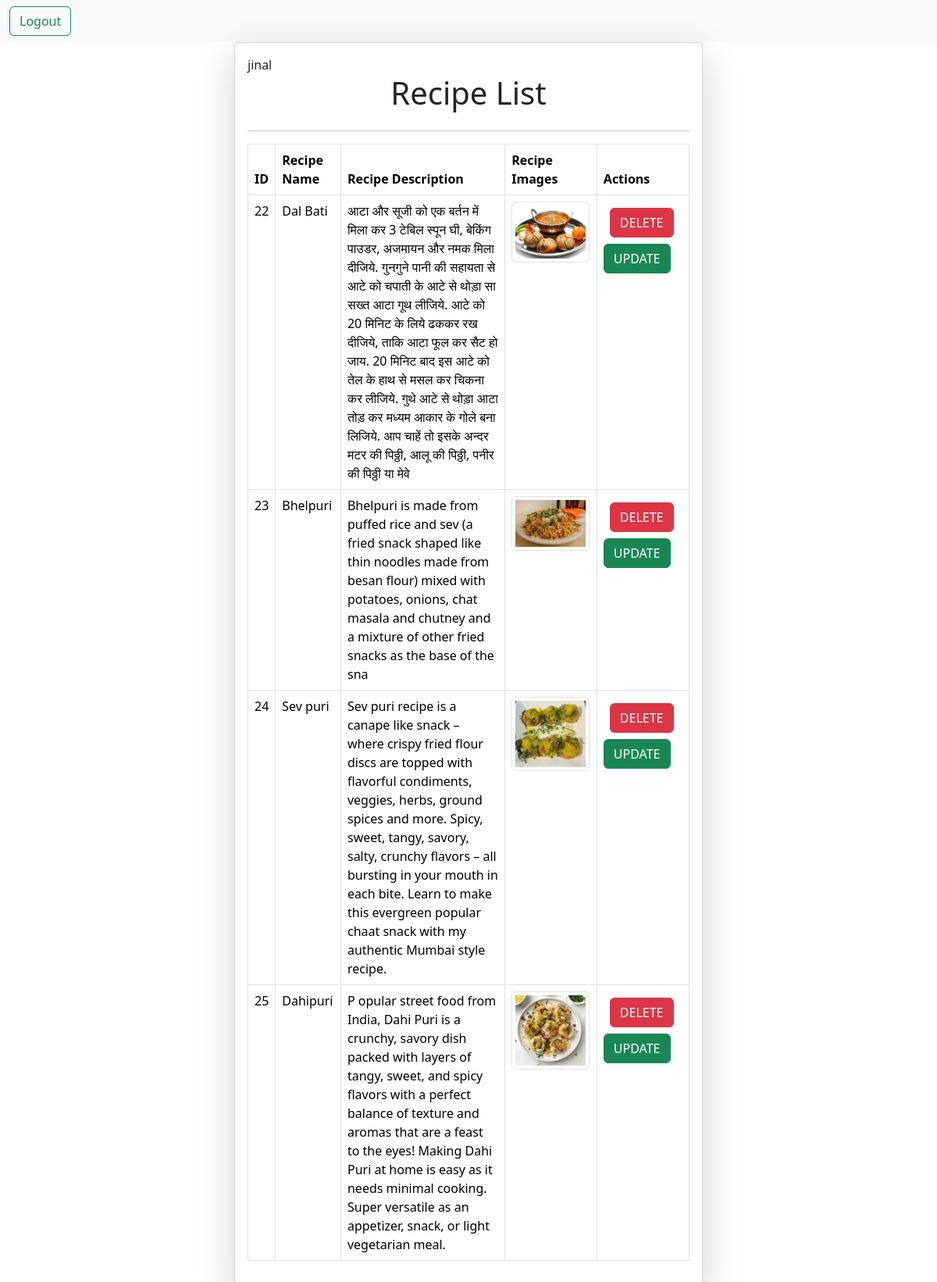
Page /show/ (signed in) on the committed database.
### menu/models.py (models this page shows, shortened)
class Receipe(models.Model):
    user=models.ForeignKey(User , on_delete= models.SET_NULL , null= True , blank = True)
    receipe_name= models.CharField(max_length=100)
    receipe_description= models.TextField(max_length=500)
    receipe_image= models.ImageField(upload_to='images/')

### receipe/views.py (the view)
# urls.py: path('show/',views.show,name='show'),
def show(request):
    s=Receipe.objects.all()
    return render(request,'display.html',{'s':s})

### templates/display.html (shortened to what this page needs)
{% extends 'base.html'%}
    {% block start %}
<div class="col-6 mx-auto card p-3 shadow-lg">
    {{ request.user }}
    <h1><center>Recipe List</center></h1>
    <hr>
    <table class="table table-bordered">
        <thead>
            <tr>
                <th>ID</th>
                <th>Recipe Name</th>
                <th>Recipe Description</th>
                <th>Recipe Images</th>
                <th>Actions</th>
            </tr>
        </thead>
        <tbody>
            {% for i in s %}
            <tr>
                <td>{{ i.id }}</td>
                <td>{{ i.receipe_name }}</td>
                <td>{{ i.receipe_description }}</td>
                <td>
                    {% if i.receipe_image %}
                    <img src="{{ i.receipe_image.url }}" alt="{{ i.receipe_name }}" class="img-thumbnail" style="max-width: 100px;">
                    {% else %}
                    No Image
                    {% endif %}
                </td>
                <td>
                    <a href='/delete-receipe/{{ i.id }}' class='btn btn-danger m-2'> DELETE</a>
                    <a href='/update-receipe/{{ i.id }}' class='btn btn-success'> UPDATE</a>
                </td>
            </tr>
            {% endfor %}
        </tbody>
    </table>
</div>
{% endblock %}</body>

### rows in the picture
Receipe: id "22", receipe_name "Dal Bati", receipe_description "आटा और सूजी को एक बर्तन में मिला कर 3 टेबिल स्पून घी, बेकिंग पाउडर, अजमायन और नमक मिला दीजिये. गुनगुने पानी की सहायता से आटे को चपाती के आटे से थोड़ा सा सख्त आटा गूथ लीजिये. आटे को 20 मिनिट के लिये ढककर रख दीजिये, ताकि आटा फूल कर सैट हो जाय. 20 मिनिट बाद इस आटे को तेल के हाथ से मसल कर चिकना कर लीजिये. गुथे आटे से थोड़ा आटा तोड़ कर मध्यम आकार के गोले बना लिजिये. आप चाहें तो इसके अन्दर मटर की पिठ्ठी, आलू की पिठ्ठी, पनीर की पिठ्ठी या मेवे", receipe_image (picture)
Receipe: id "23", receipe_name "Bhelpuri", receipe_description "Bhelpuri is made from puffed rice and sev (a fried snack shaped like thin noodles made from besan flour) mixed with potatoes, onions, chat masala and chutney and a mixture of other fried snacks as the base of the sna", receipe_image (picture)
Receipe: id "24", receipe_name "Sev puri", receipe_description "Sev puri recipe is a canape like snack – where crispy fried flour discs are topped with flavorful condiments, veggies, herbs, ground spices and more. Spicy, sweet, tangy, savory, salty, crunchy flavors – all bursting in your mouth in each bite. Learn to make this evergreen popular chaat snack with my authentic Mumbai style recipe.", receipe_image (picture)
Receipe: id "25", receipe_name "Dahipuri", receipe_description "P opular street food from India, Dahi Puri is a crunchy, savory dish packed with layers of tangy, sweet, and spicy flavors with a perfect balance of texture and aromas that are a feast to the eyes! Making Dahi Puri at home is easy as it needs minimal cooking. Super versatile as an appetizer, snack, or light vegetarian meal.", receipe_image (picture)

### other values in the picture
{{ request.user }} "jinal"
